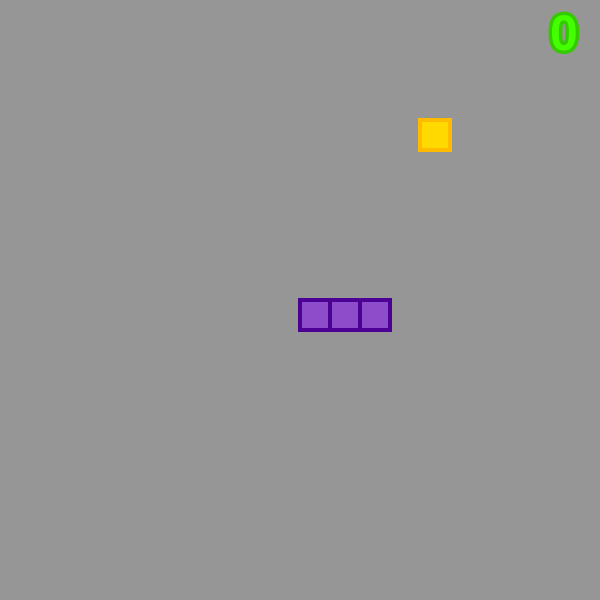
Frame 1 (no input)
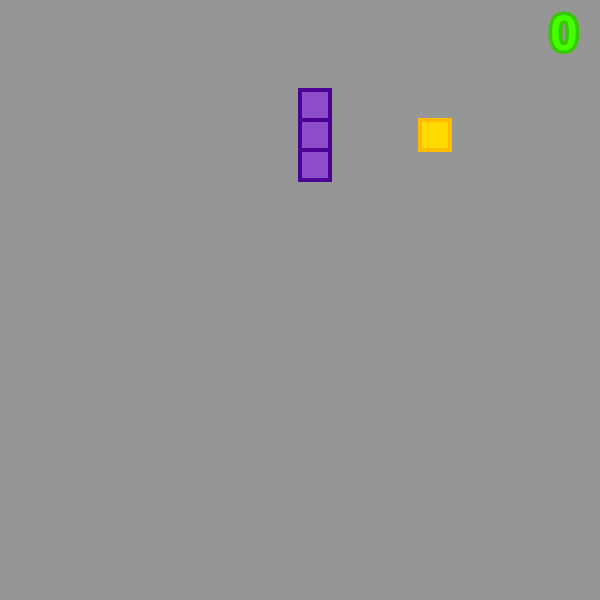
Frame 60 (no input)
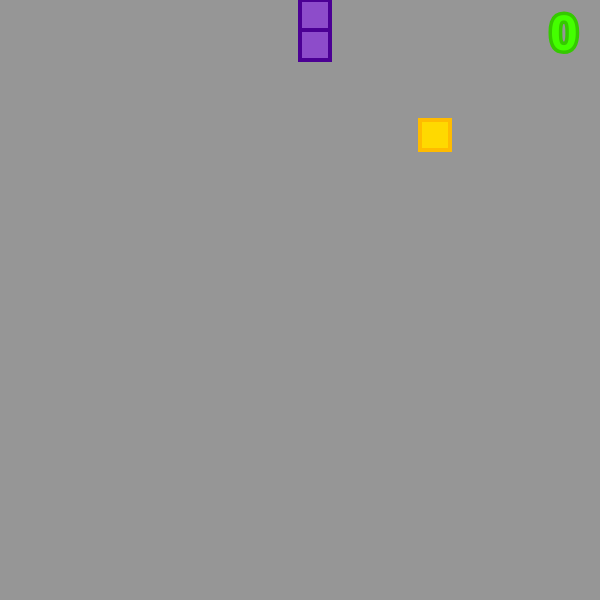
Frame 120 (the mouse pressed at the canvas centre since frame 60)

The p5.js sketch that drew these frames (run headless with seeded random() and noise() and a simulated clock; from frame 60 on, the mouse is pressed at the canvas centre):

// p5.js sketch
// ── sketch.js
var grid_size = 600;
var block_count = 20;

var snake;
var food;
var score;

var snake_color;
var snake_edge;
var food_color;
var food_edge;
var background_color;

function setup() {
    createCanvas(grid_size, grid_size);
    score = 0;
    background_color = color(150, 150, 150);
    snake_color = color(132, 0, 255, 126);
    snake_edge = color(76, 0, 148);
    food_color = color(255, 217, 0);
    food_edge = color(255, 187, 0);
    snake = new Snake(grid_size/block_count, snake_color, snake_edge, block_count);
    food = new Block(int(random(block_count)), int(random(block_count)), grid_size/block_count, food_color, food_edge);
}

function draw() {
    background(background_color);
    food.render();
    if (snake.update(food)) {
        score++;
        do {
            food = new Block(int(random(block_count)), int(random(block_count)), grid_size/block_count, food_color, food_edge);
        } while(snake.inSnake(food));
    }
    snake.render();
    renderScore();
}

function renderScore() {
    push();
    stroke(53, 201, 0);
    strokeWeight(7);
    fill(68, 255, 0);
    textStyle(BOLD);
    textSize(50);
    text(score, width - 50, 50);
    pop();
}

function keyPressed() {
    if(snake.alive) {
        if (keyCode == LEFT_ARROW) {
            snake.setDirection(createVector(-1, 0));
        } else if (keyCode == RIGHT_ARROW) {
            snake.setDirection(createVector(1, 0));
        } else if (keyCode == UP_ARROW ) {
            snake.setDirection(createVector(0, -1));
        } else if (keyCode == DOWN_ARROW) {
            snake.setDirection(createVector(0, 1));
        }
    }
}
// ── block.js
function Block(x, y, size, color, edge) {
    this.x = x;
    this.y = y;
    this.size = size;
    this.edge = edge;
    this.color = color;

    this.render = function() {
        push();
        strokeWeight(4);
        stroke(this.edge);
        fill(this.color);
        rect(this.x*this.size, this.y*this.size, this.size, this.size);
        pop();
    }

    this.equals = function(block) {
        return (block.y == this.y) && (block.x == this.x);
    }
}
// ── snake.html
<html>
  <title>Snake</title>
  <head>
    <script src="https://cdnjs.cloudflare.com/ajax/libs/p5.js/0.5.16/p5.js"></script>
    <script src="block.js"></script>
    <script src="snake.js"></script>
    <script src="sketch.js"></script>
  </head>
  <body>
  </body>
</html>
// ── snake.js
function Snake(block_size, color, edge, block_count) {
    this.body = [];
    this.direction = createVector(0, -1);

    this.speed = 120;
    this.last_time = millis();

    this.steerable = true;
    this.alive = true;

    this.block_count = block_count;

    this.body.push(new Block(10, 10, block_size, color, edge));
    this.body.push(new Block(11, 10, block_size, color, edge));
    this.body.push(new Block(12, 10, block_size, color, edge));

    this.update = function(food) {
        if(!this.alive) {
            return;
        }
        if(millis() - this.last_time > this.speed) {
            this.body.splice(this.body.length - 1, 1);
            this.body.unshift(new Block(this.body[0].x + this.direction.x, this.body[0].y + this.direction.y, this.body[0].size, this.body[0].color, this.body[0].edge));
            this.last_time = millis();

            if(food.equals(this.body[0])) {
                this.grow();
                return true;
            }

            this.steerable = true;
        }
        
        this.checkDeath();
        if(!this.alive) {
            this.direction = createVector(0, 0);
        }

        return false;
    }

    this.grow = function() {
        this.body.push(new Block(this.body[0].x + this.direction.x, this.body[0].y + this.direction.y, this.body[0].size, this.body[0].color, this.body[0].edge));
    }

    this.render = function() {
        for(var i = 0; i < this.body.length; i++) {
            this.body[i].render();
        }
    }

    this.setDirection = function(direction) {
        if(this.steerable && direction.angleBetween(this.direction) != PI) {
            this.direction = direction;
            this.steerable = false;
        }
    }

    this.checkDeath = function() {
        for(var i = 1; i < this.body.length; i++) {
            if(this.body[i].equals(this.body[0])) {
                this.alive = false;
                return;
            }
        }
        if(this.body[0].x < 0 || this.body[0].y < 0 || this.body[0].x > this.block_count -1 || this.body[0].y > this.block_count -1) {
            this.alive = false;
        }
    }

    this.inSnake = function(block) {
        for(var i = 0; i < this.body.length; i++) {
            if(this.body[i].x == block.x && this.body[i].y == block.y) {
                return true;
            }
        }
        return false;
    }
}
